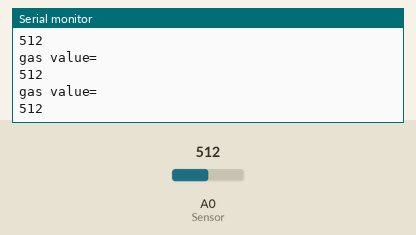
The sketch below on a simulated Arduino Uno, built with avr-gcc and run on an emulated ATmega328P. Shown: the last lines printed to the serial monitor. The inputs (shaded band) are chosen by the test bench; at power-on: A0 (Sensor) = 512.

Above: at 1.3 s.
1.4 s: A0 (Sensor) set to 716
At 1.81 s:
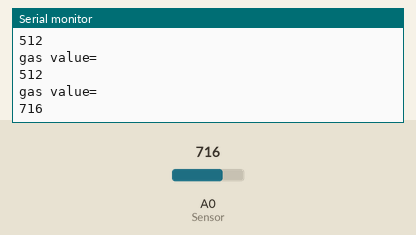
2.9 s: A0 (Sensor) set to 900
At 3.31 s:
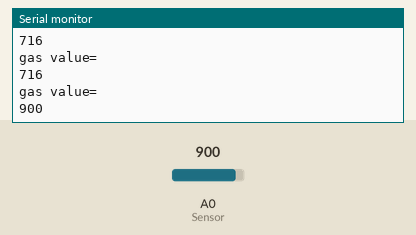
Timing chart, 0 to 5.9 s (numbered marks = the images above; inputs shaded):
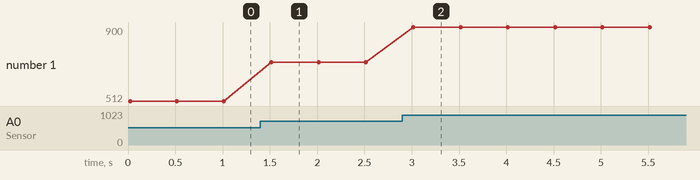

Measured:
- after the input at 1.4 s, the serial monitor: prints a new line after 0.11 s (image 1)
- after the input at 2.9 s, the serial monitor: prints a new line after 0.12 s (image 2)
- plotted number 1: 512 → 716 after the input at 1.4 s, 716 → 900 after the input at 2.9 s

The sketch:

gassensor.ino
```cpp
const int Sensor = A0;
int Sensorvalue = 0;
void setup()
{
  pinMode(Sensor,INPUT);
  Serial.begin(9600);
  Serial.println("Welcome");
}
void loop()
{
  Sensorvalue = analogRead(Sensor);
  Serial.println("gas value=");
  Serial.println(Sensorvalue);
  delay(500);
}
```
